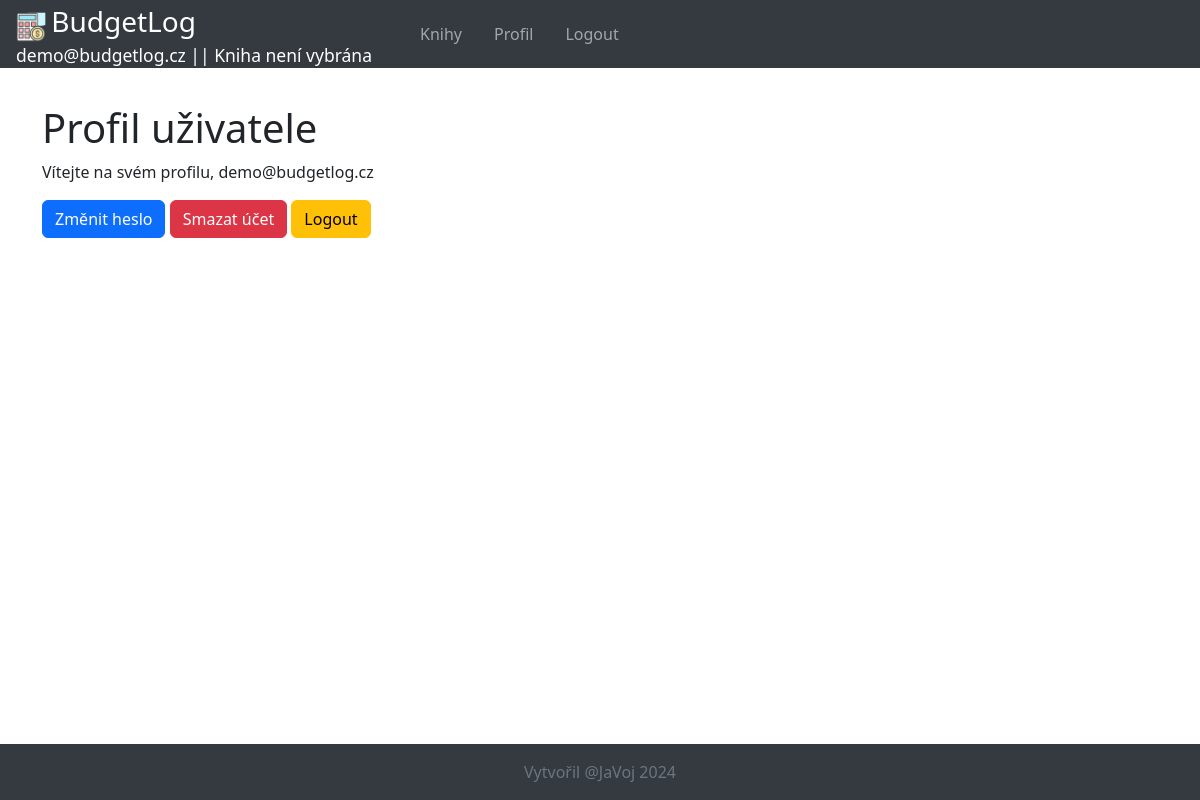
The page /profile/ (signed in) on the database as committed earlier.
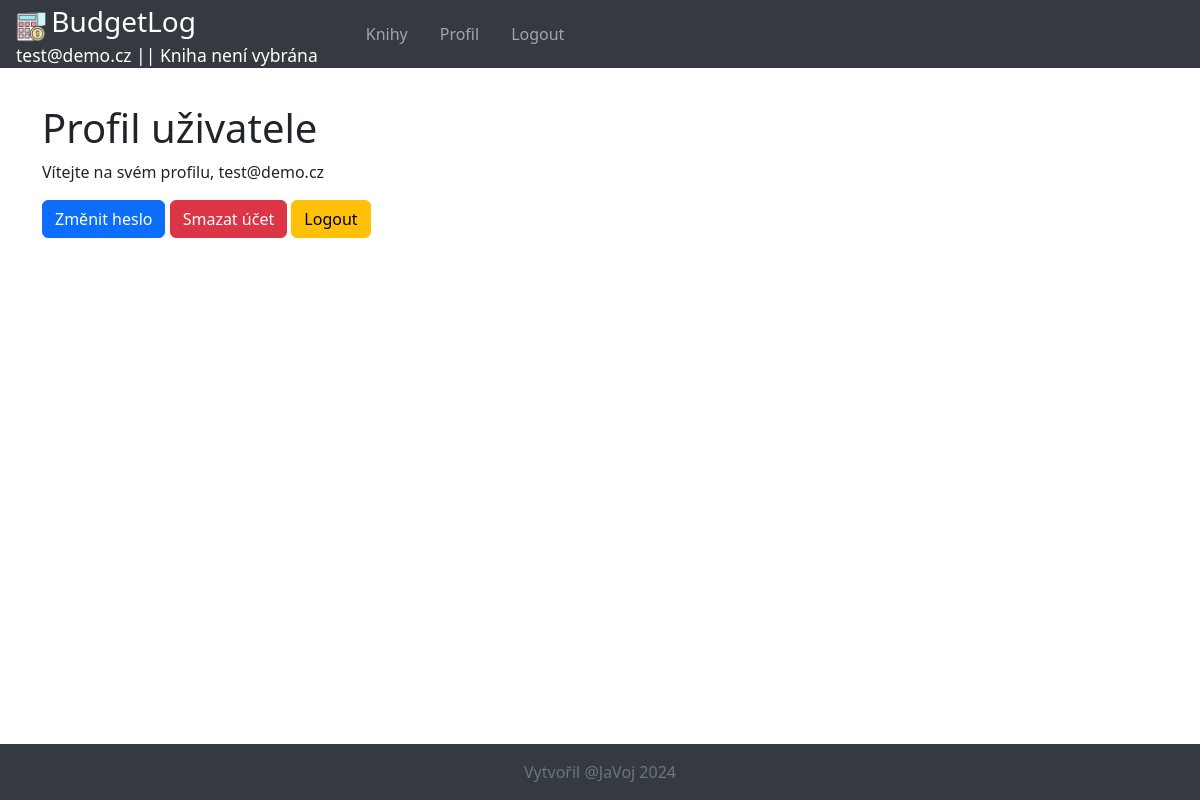
The same page on the database as committed later.
### budgetlog/models.py (models this page shows, shortened)
class AppUser(AbstractBaseUser):
    email = models.EmailField(max_length=100, unique=True)
    is_admin = models.BooleanField(default=False)
    is_active = models.BooleanField(default=True)
    class Meta:
        verbose_name = "Uživatel"
        verbose_name_plural = "Uživatelé"
    objects = UserManager()
    USERNAME_FIELD = "email"

### budgetlog/views.py (the view)
# urls.py: path('profile/', views.ProfileView.as_view(), name='profile'),
class ProfileView(LoginRequiredMixin, TemplateView):
    template_name = 'budgetlog/profile.html'

### budgetlog/templates/budgetlog/profile.html
{% extends "base_generic.html" %}
{% load crispy_forms_tags %}
{% block content %}
<h1>Profil uživatele</h1>
<p>Vítejte na svém profilu, {{ user.email }}</p>
<div class="d-grid gap-2 d-md-block">
    <a href="{% url 'change-password' %}" class="btn btn-primary">Změnit heslo</a>
    <a href="{% url 'delete-account' %}" class="btn btn-danger">Smazat účet</a>
    <a href="{% url 'logout' %}" class="btn btn-warning">Logout</a>
</div>
{% endblock %}

### budgetlog/templates/base_generic.html (shortened to what this page needs)
<!DOCTYPE html>
<html lang="cs">
<head>
    {% load static %}
    {% load crispy_forms_tags %}
    <link rel="stylesheet" href="{% static 'css/bootstrap.min.css' %}">
    <link rel="stylesheet" href="{% static 'css/styles.css' %}">
</head>
<body class="d-flex flex-column min-vh-100">
    <header>
        <nav class="navbar navbar-expand-lg navbar-dark bg-dark fixed-top">
            <a class="navbar-brand">
                <div class="py-0 px-3 bg-dark">
                    <img src="{% static 'pics/Optima-GFX-free-icon_calculator_coin_dollar_money.png' %}" alt="logo" width="30" height="30" class="d-inline-block align-center">
                    <span class="fs-3">BudgetLog</span>
                    {% if request.user.is_authenticated %}
                        <div class="d-flex justify-content-between align-items-center">
                            <span class="small">{{ request.user.email }} |</span>
                            {% if current_book %}
                                <span class="small">| {{ current_book.name }}</span>
                            {% else %}
                                <span class="small">| Kniha není vybrána</span>
                            {% endif %}
                        </div>
                    {% endif %}
                </div>
            </a>
            <div class="collapse navbar-collapse" id="navbarNav">
                {% if request.user.is_authenticated %}
                    <ul class="navbar-nav">
                        <li class="nav-item">
                            <a class="nav-link" href="{% url 'book-list' %}">Knihy</a>
                        </li>
                        <li class="nav-item">
                            <a class="nav-link" href="{% url 'profile' %}">Profil</a>
                        </li>
                        <li class="nav-item">
                            <a class="nav-link" href="{% url 'logout' %}">Logout</a>
                        </li>
                    </ul>
                {% endif %}
            </div>
        </nav>
    </header>
    <main class="flex-shrink-0">
        <div class="container">
            {% block content %}{% endblock %}
        </div>
    </main>
    <footer class="footer py-3 bg-dark">
        <div class="container text-center">
            <span class="text-muted">Vytvořil @JaVoj 2024</span>
        </div>
    </footer>
</body>
</html>

Rows that differ between the two databases and show on the page:
changed AppUser: user.email "demo@budgetlog.cz" → "test@demo.cz"; email "demo@budgetlog.cz" → "test@demo.cz"
